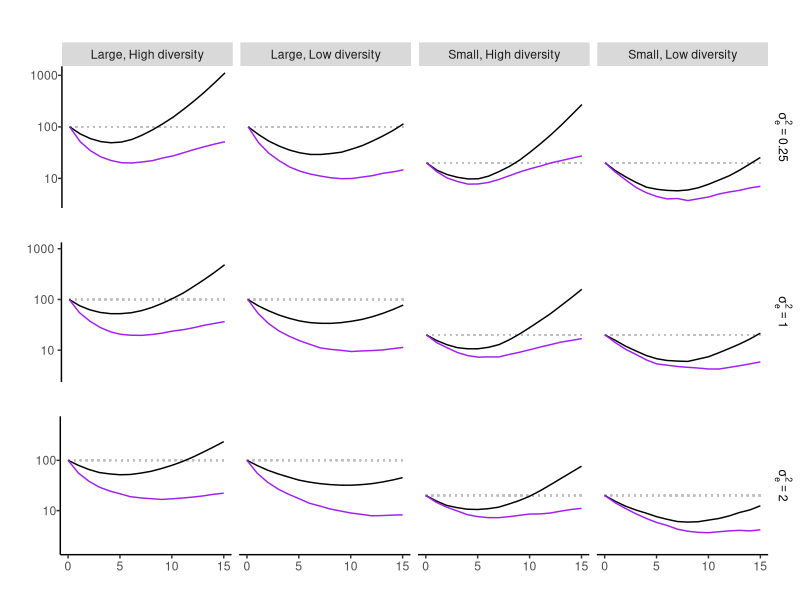
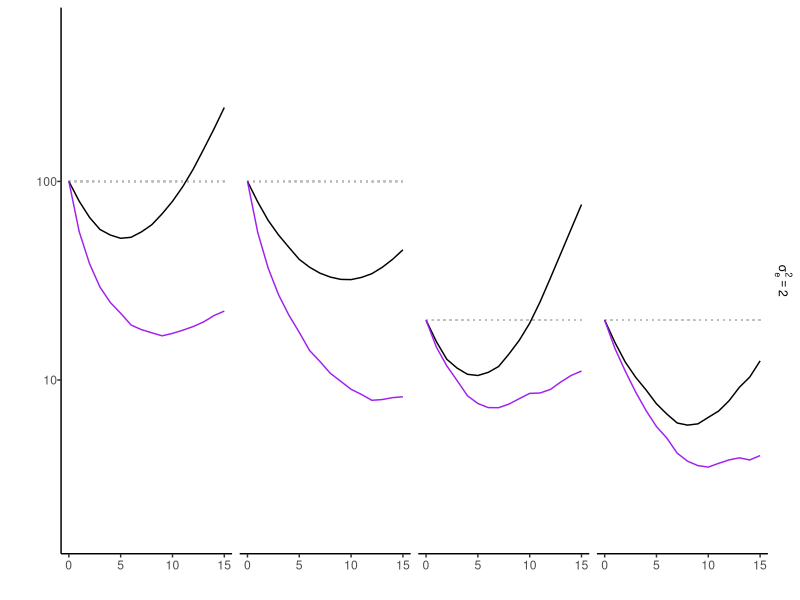
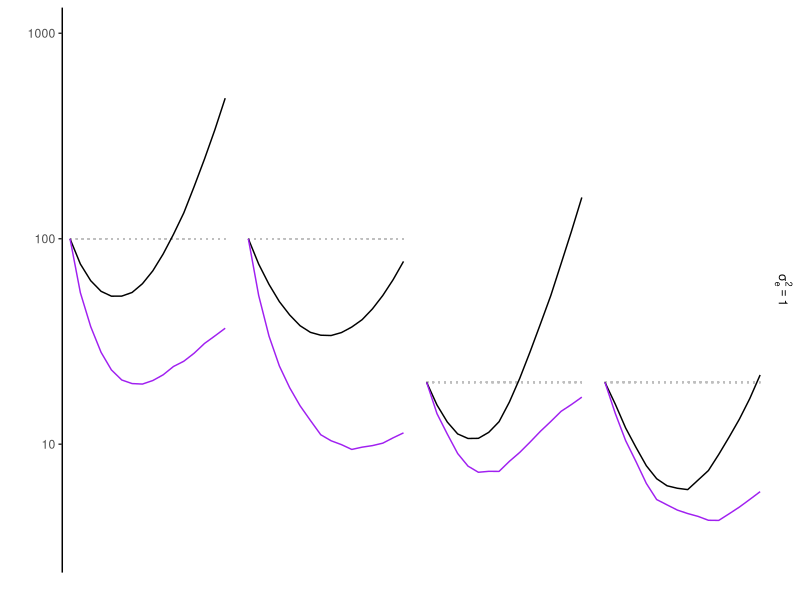
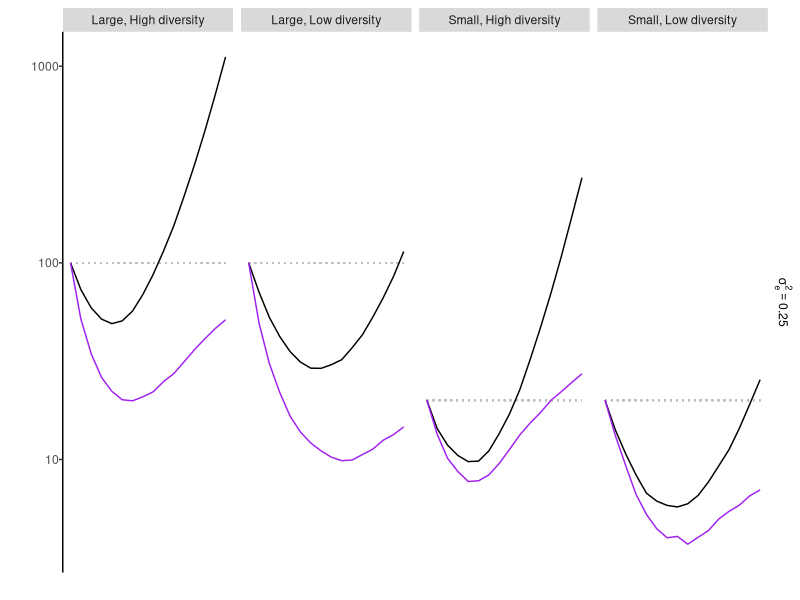

These figures' R source, in order: (Note: this script raises an error after producing the figures.)
# Script to generate robustness plots for environmental contributions to
# phenotypic variance (sigma^2_e)

library(ggplot2)
library(dplyr)
library(tidyr)
library(cowplot)

rm(list = ls())

# Read in file
sim.out = read.csv('simulations/outputs/robust_checks_out/sig2e_robust_check.csv')

# Check to see it looks correct
head(sim.out)

# Adding rows which treat extinctions as zeros
sim.out = sim.out %>%
  mutate(gen = paste0('gen', gen)) %>%
  pivot_wider(names_from = gen, values_from = n, values_fill = 0) %>%
  pivot_longer(cols = starts_with('gen'), names_to = 'gen', values_to = 'n') %>%
  mutate(gen = gsub('gen', '', gen) %>% as.numeric()) %>%
  arrange(trial, gen)

# Checking to see if any zeros were added inappropriately (size-censoring)
sim.out %>%
  group_by(trial) %>%
  filter(any(!n)) %>%
  mutate(nd = c(NA, diff(n))) %>%
  filter(nd < -1000)
# great - nothing cut out prematurely!

# How many rows (should be a neat even number)
nrow(sim.out)

# Get a summary data frame
# outputs: mean pop size, variance in pop size, survival/extinciton rates, sample size
sim.sum = sim.out %>%
  group_by(gen, n.pop0, lowvar, alpha, sig.e) %>%
  summarise(
    nbar = mean(n), nvar = var(n), 
    pext = mean(!n), nsurv = sum(n > 0), 
    nn = n()
  ) %>%
  ungroup() %>%
  mutate(
    n0 = factor(n.pop0, labels = c("Small", "Large")),
    alpha = factor(alpha, labels = c("Density independent", "Density dependent")),
    lowvar = factor(lowvar, labels = c("High diversity", "Low diversity")),
    sig2e = round(sig.e^2, 2)
  )

head(sim.sum)

# A basic plot of population size
plot.top = sim.sum %>%
  mutate(alpha = factor(alpha)) %>%
  filter(sig2e %in% 0.25) %>%
  ggplot(aes(x = gen)) +
  geom_segment(
    aes(
      x = 0, xend = 15,
      y = n.pop0, yend = n.pop0
    ),
    linetype = 3,
    linewidth = 0.5,
    colour = 'gray'
  ) +
  geom_line(
    aes(
      y = nbar,
      group = alpha,
      colour = alpha
    )
  ) +
  labs(x = '', y = '') +
  facet_grid( ~ paste0(n0, ', ', lowvar)) +
  scale_x_continuous(breaks = NULL) +
  scale_y_log10(
    limits = 10^(.55 + c(0, 1)*2.5),
    sec.axis = sec_axis(~ ., name = expression(sigma[e]^2 == 0.25), labels = NULL, breaks = NULL)
  ) +
  scale_colour_manual(values = c('black', 'purple'), '') +
  scale_fill_manual(values = c('black', 'purple'), '') +
  theme(
    axis.line.y = element_line(),
    axis.line.y.right = element_blank(),
    axis.text.y = element_text(margin = margin(l = 0.09, unit = 'cm')),
    axis.title.y.right = element_text(size = rel(0.8)),
    legend.position = 'none',
    panel.background = element_blank()
  )

plot.mid = sim.sum %>%
  mutate(alpha = factor(alpha)) %>%
  filter(sig2e %in% 1) %>%
  ggplot(aes(x = gen)) +
  geom_segment(
    aes(
      x = 0, xend = 15,
      y = n.pop0, yend = n.pop0
    ),
    linetype = 3,
    linewidth = 0.5,
    colour = 'gray'
  ) +
  geom_line(
    aes(
      y = nbar,
      group = alpha,
      colour = alpha
    )
  ) +
  labs(x = '', y = '') +
  facet_grid(~ paste0(n0, ', ', lowvar)) +
  scale_x_continuous(breaks = NULL) +
  scale_y_log10(
    limits = 10^(0.5 + c(0, 1)*2.5),
    sec.axis = sec_axis(~ ., name = expression(sigma[e]^2 == 1), labels = NULL, breaks = NULL)
  ) +
  scale_colour_manual(values = c('black', 'purple'), '') +
  scale_fill_manual(values = c('black', 'purple'), '') +
  theme(
    axis.line.y = element_line(),
    axis.line.y.right = element_blank(),
    #axis.text.y = element_text(margin = margin(l = 0.18, unit = 'cm')),
    axis.title.y.right = element_text(size = rel(0.8)),
    legend.position = 'none',
    panel.background = element_blank(),
    strip.background = element_blank(),
    strip.text = element_blank()
  )

# Bottom row
plot.bot = sim.sum %>%
  mutate(alpha = factor(alpha)) %>%
  filter(sig2e %in% 2) %>%
  ggplot(aes(x = gen)) +
  geom_segment(
    aes(
      x = 0, xend = 15,
      y = n.pop0, yend = n.pop0
    ),
    linetype = 3,
    linewidth = 0.5,
    colour = 'gray'
  ) +
  geom_line(
    aes(
      y = nbar,
      group = alpha,
      colour = alpha
    )
  ) +
  labs(x = '', y = '') +
  facet_grid( ~ paste0(n0, ', ', lowvar)) +
  scale_y_log10(
    limits = 10^(.25 + c(0, 1)*2.5),
    breaks = c(10, 100),
    sec.axis = sec_axis(~ ., name = expression(sigma[e]^2 == 2), labels = NULL, breaks = NULL)
  ) +
  scale_colour_manual(values = c('black', 'purple'), '') +
  scale_fill_manual(values = c('black', 'purple'), '') +
  theme(
    axis.line = element_line(),
    axis.line.y.right = element_blank(),
    axis.text.y = element_text(margin = margin(l = 0.225, unit = 'cm')),
    axis.title.y.right = element_text(size = rel(0.8)),
    legend.position = 'none',
    panel.background = element_blank(),
    strip.background = element_blank(),
    strip.text = element_blank()
  )

plot.leg = get_legend(plot.top + theme(legend.position = 'top'))

n.plot = plot_grid(
  plot.leg, plot.top, plot.mid, plot.bot, 
  nrow = 4, rel_heights = c(.2, 1.15, 1, 1.1)# ,
  # labels = c('', 'a)', 'b)', 'c)'), label_x = -.005
)

gridExtra::grid.arrange(
  gridExtra::arrangeGrob(
    n.plot,
    left = grid::textGrob("Mean population size", rot = 90, vjust = 1.5),
    bottom = grid::textGrob("Generation", vjust = -0.5)
  )
) %>%
  save_plot(
    filename = "analysis_results/robustness_checks/figs/fig_robust_sig2e_popsize.png",
    base_height = 5, base_width = 8
  )

# A plot of extinction rates over time
sim.sum %>%
  # Get proper indexing for extinctions
  filter(gen > 0) %>% mutate(gen = gen - 1) %>%
  # Labels for arranging plot
  mutate(
    alpha = factor(alpha), 
    facet.x = paste0(n0, ', ', lowvar),
    facet.y = paste("sigma[e]^2 ==", sig2e)
  ) %>%
  ggplot(aes(x = gen)) +
  geom_line(
    aes(
      y = pext,
      group = alpha,
      colour = alpha
    ),
    linewidth = 0.1
  ) +
  geom_ribbon(
    aes(ymin = 0, ymax = pext, group = alpha, fill = alpha),
    alpha = 0.2
  ) +
  geom_line(
    data = sim.sum %>%
      arrange(desc(gen)) %>% 
      group_by(n.pop0, lowvar, alpha, sig2e) %>% 
      mutate(pins.ext = c(NA, diff(nsurv)) / nsurv) %>% 
      filter(nsurv > 10, !is.na(pins.ext)) %>%
      mutate(
        alpha = factor(alpha), 
        facet.x = paste0(n0, ', ', lowvar),
        facet.y = paste("sigma[e]^2 ==", sig2e)
      ),
    aes(y = pins.ext, group = alpha, colour = alpha)
  ) +
  labs(x = 'Generation', y = 'Probability of extinction') +
  facet_grid(
    facet.y ~ facet.x, 
    labeller = labeller(facet.x = label_value, facet.y = label_parsed)
  ) +
  scale_colour_manual(
    values = c('purple', 'black'), 
    breaks = c("Density dependent", "Density independent"),
    'Instantaneous: '
  ) +
  scale_fill_manual(
    values = c('purple' ,'black'), 
    breaks = c("Density dependent", "Density independent"),
    '  Cumulative: '
  ) +
  guides(
    colour = guide_legend(direction = 'vertical', title.position = 'left'), 
    fill = guide_legend(direction = 'vertical', title.position = 'left')
  ) +
  theme(
    legend.position = 'top',
    legend.title.align = 0.5,
    legend.title = element_text(size = rel(0.8)),
    axis.line = element_line(),
    panel.background = element_blank(),
    strip.text.y = element_text(size = rel(1)),
    strip.background.y = element_blank()
  )

ggsave(
  'analysis_results/robustness_checks/figs/fig_robust_sig2e_extinct.png',
  width = 8, height = 5
)
